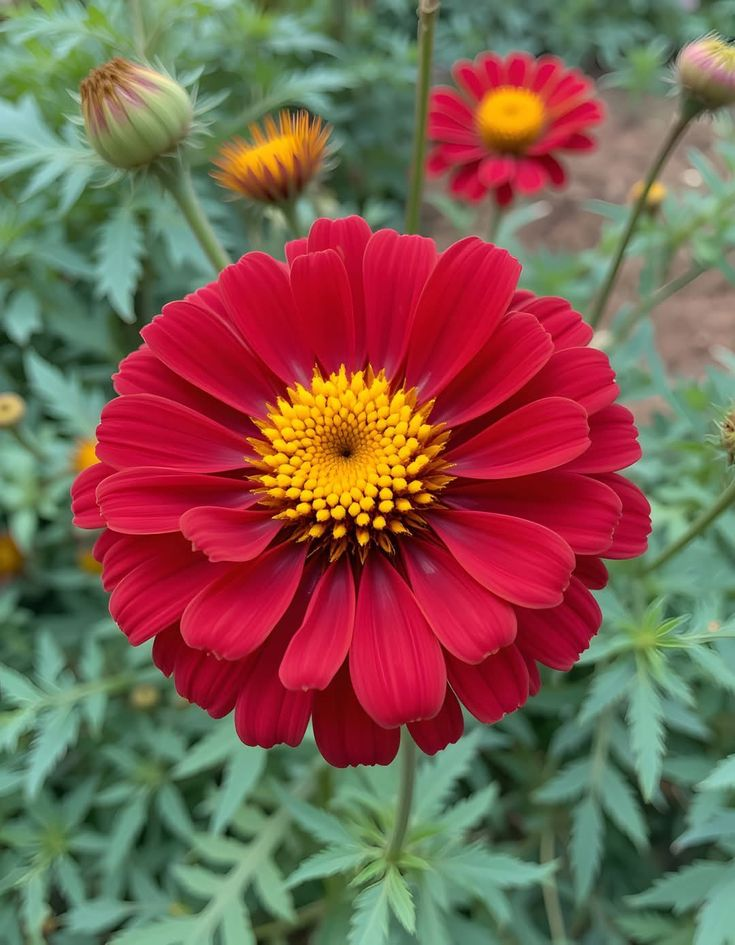
#> input picture DIP/Red Marigold.jpg, 735 x 945 px
$ python '#6.py'
#> lines starting #> are read from the running program, lines starting #| are printed output that depends on the picture
#a Translation, Rotation and Zoom
import cv2, numpy as np, matplotlib.pyplot as plt

img = cv2.cvtColor(cv2.imread("Red Marigold.jpg"), cv2.COLOR_BGR2RGB)
h, w = img.shape[:2]
#> h = 945; w = 735

trans = cv2.warpAffine(img, np.float32([[1, 0, 100], [0, 1, 150]]), (w, h))
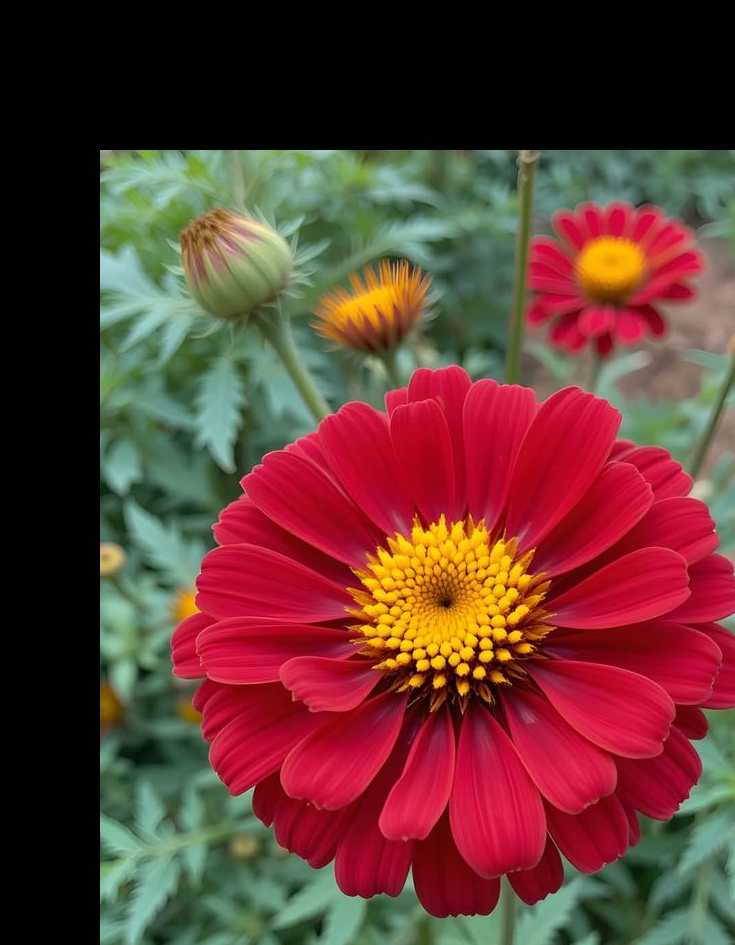
#> trans: shape (945, 735, 3); mean R, G, B 99.2, 57.6, 51.3
rot = cv2.warpAffine(img, cv2.getRotationMatrix2D((w//2, h//2), 45, 1), (w, h))
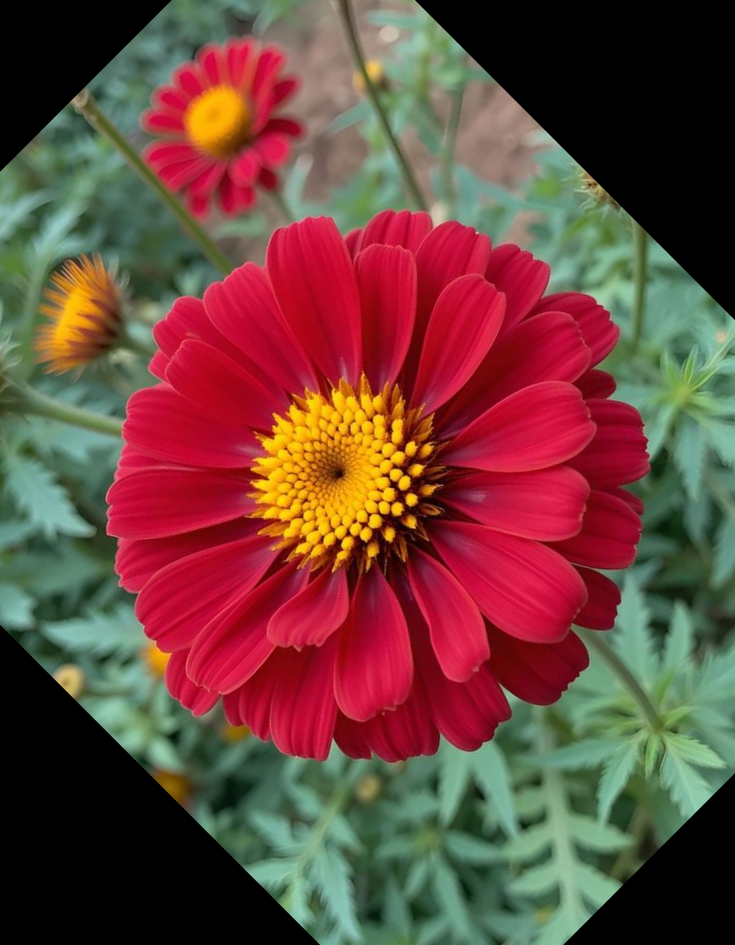
#> rot: shape (945, 735, 3); mean R, G, B 107.6, 68.4, 60.1
zoom = cv2.resize(img[h//2-150:h//2+150, w//2-150:w//2+150], (w, h))
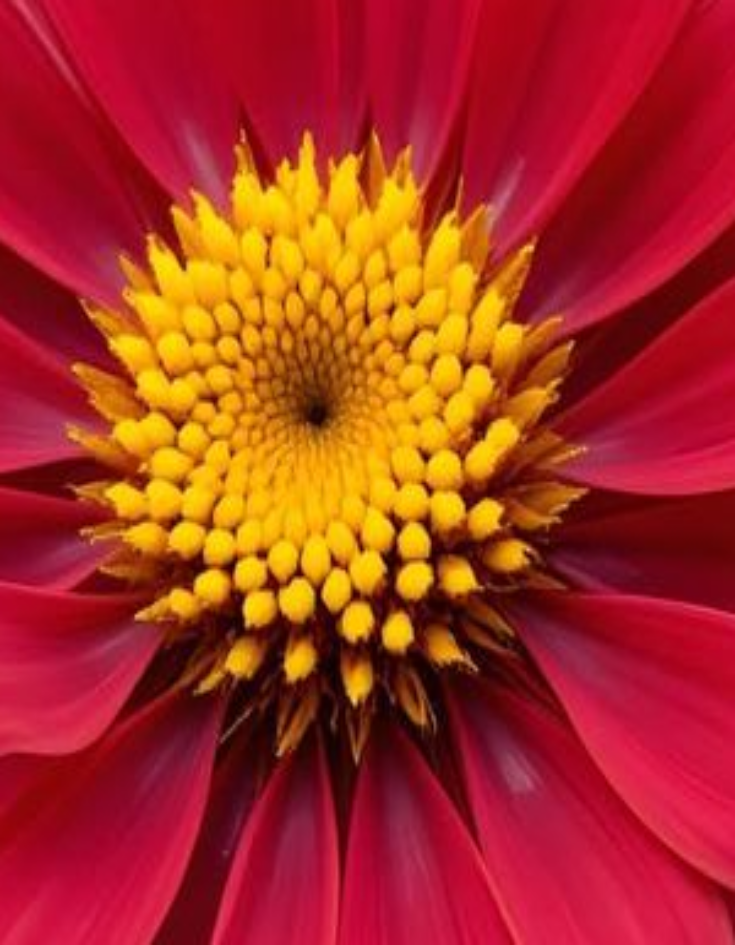
#> zoom: shape (945, 735, 3); mean R, G, B 170.5, 47.4, 33.3

plt.subplot(2, 2, 1); plt.imshow(img); plt.title("Original")
plt.subplot(2, 2, 2); plt.imshow(trans); plt.title("Translated")
plt.subplot(2, 2, 3); plt.imshow(rot); plt.title("Rotated 45")
plt.subplot(2, 2, 4); plt.imshow(zoom); plt.title("Zoomed")
plt.show()
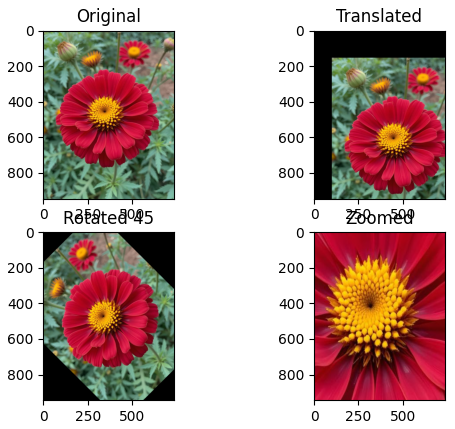
#> figure drawn by matplotlib, 4 panels

#b Scaling and Shrinking
import cv2, matplotlib.pyplot as plt

img = cv2.cvtColor(cv2.imread("Red Marigold.jpg"), cv2.COLOR_BGR2RGB)
scaled = cv2.resize(img, None, fx=2, fy=2)
shrunk = cv2.resize(img, None, fx=0.5, fy=0.5)

plt.subplot(1, 3, 1); plt.imshow(img); plt.title("Original")
plt.subplot(1, 3, 2); plt.imshow(scaled); plt.title("Scaled 2x")
plt.subplot(1, 3, 3); plt.imshow(shrunk); plt.title("Shrunk 0.5x")
plt.show()

$ run again, with DIP/Sunflower.jpg copied over DIP/Red Marigold.jpg
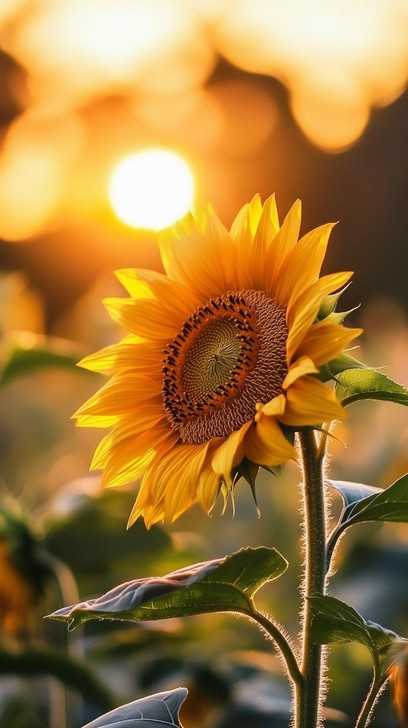
#> input picture DIP/Sunflower.jpg, 408 x 728 px
#> `zoom = cv2.resize(img[h//2-150:h//2+150, w//2-150:w//2+150], (w, h))`:
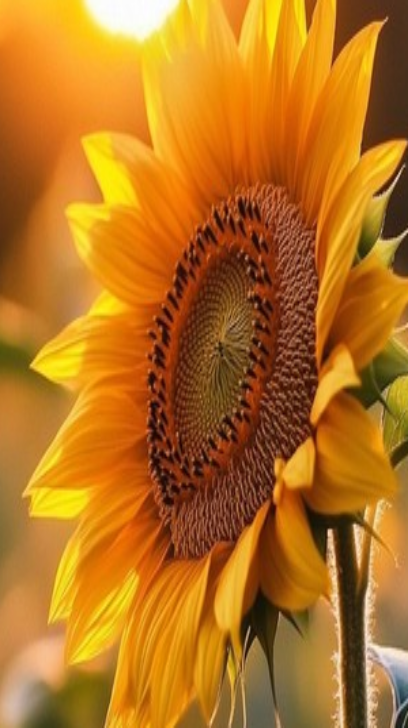
#> zoom: shape (728, 408, 3); mean R, G, B 182.5, 115.1, 31.3
#> `shrunk = cv2.resize(img, None, fx=0.5, fy=0.5)`:
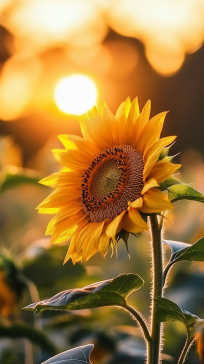
#> shrunk: shape (364, 204, 3); mean R, G, B 161.9, 121.7, 61
